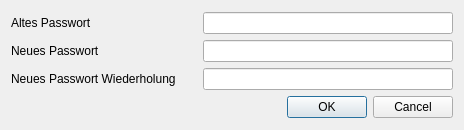
<?xml version="1.0" encoding="UTF-8"?>
<ui version="4.0">
 <class>PasswordChangeDialog</class>
 <widget class="QDialog" name="PasswordChangeDialog">
  <property name="geometry">
   <rect>
    <x>0</x>
    <y>0</y>
    <width>464</width>
    <height>130</height>
   </rect>
  </property>
  <property name="windowTitle">
   <string>Admin-Passwort</string>
  </property>
  <layout class="QGridLayout" name="gridLayout">
   <item row="0" column="0">
    <layout class="QVBoxLayout" name="verticalLayout">
     <item>
      <layout class="QHBoxLayout" name="horizontalLayout">
       <item>
        <widget class="QLabel" name="label">
         <property name="text">
          <string>Altes Passwort</string>
         </property>
        </widget>
       </item>
       <item>
        <widget class="QLineEdit" name="lineEditOldPassword">
         <property name="maximumSize">
          <size>
           <width>250</width>
           <height>16777215</height>
          </size>
         </property>
        </widget>
       </item>
      </layout>
     </item>
     <item>
      <layout class="QHBoxLayout" name="horizontalLayout_2">
       <item>
        <widget class="QLabel" name="label_2">
         <property name="text">
          <string>Neues Passwort</string>
         </property>
        </widget>
       </item>
       <item>
        <widget class="QLineEdit" name="lineEditNewPassword">
         <property name="maximumSize">
          <size>
           <width>250</width>
           <height>16777215</height>
          </size>
         </property>
        </widget>
       </item>
      </layout>
     </item>
     <item>
      <layout class="QHBoxLayout" name="horizontalLayout_3">
       <item>
        <widget class="QLabel" name="label_3">
         <property name="text">
          <string>Neues Passwort Wiederholung</string>
         </property>
        </widget>
       </item>
       <item>
        <widget class="QLineEdit" name="lineEditNewPasswordRepetition">
         <property name="maximumSize">
          <size>
           <width>250</width>
           <height>16777215</height>
          </size>
         </property>
        </widget>
       </item>
      </layout>
     </item>
     <item>
      <widget class="QDialogButtonBox" name="buttonBox">
       <property name="orientation">
        <enum>Qt::Horizontal</enum>
       </property>
       <property name="standardButtons">
        <set>QDialogButtonBox::Cancel|QDialogButtonBox::Ok</set>
       </property>
      </widget>
     </item>
    </layout>
   </item>
  </layout>
 </widget>
 <resources/>
 <connections>
  <connection>
   <sender>buttonBox</sender>
   <signal>accepted()</signal>
   <receiver>PasswordChangeDialog</receiver>
   <slot>accept()</slot>
   <hints>
    <hint type="sourcelabel">
     <x>248</x>
     <y>254</y>
    </hint>
    <hint type="destinationlabel">
     <x>157</x>
     <y>274</y>
    </hint>
   </hints>
  </connection>
  <connection>
   <sender>buttonBox</sender>
   <signal>rejected()</signal>
   <receiver>PasswordChangeDialog</receiver>
   <slot>reject()</slot>
   <hints>
    <hint type="sourcelabel">
     <x>316</x>
     <y>260</y>
    </hint>
    <hint type="destinationlabel">
     <x>286</x>
     <y>274</y>
    </hint>
   </hints>
  </connection>
 </connections>
</ui>
